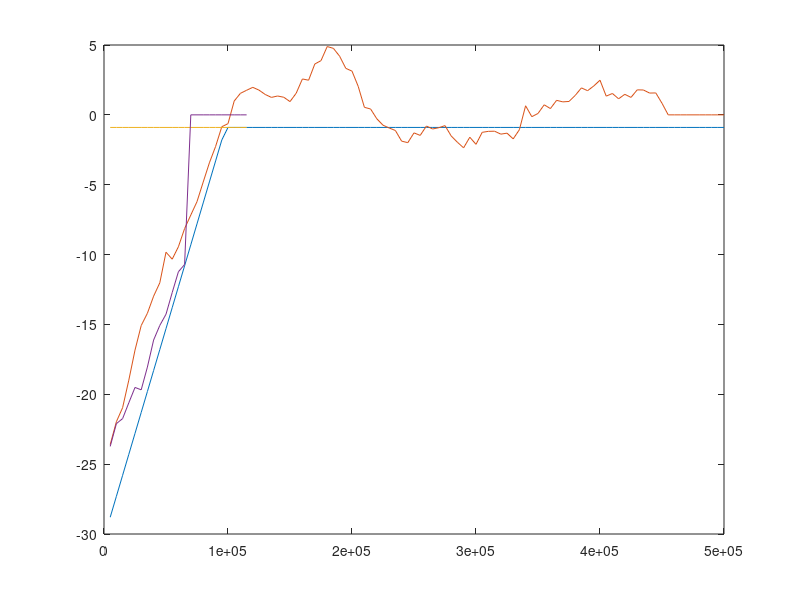

MATLAB code to generate this figure:
clear all
y = [5000 , -27.599999999999994 , 0.040000000000001576 ;
10000 , -31.999999999999993 , 0.0899999999999978 ;
15000 , -24.5 , 0.13999999999999924 ;
20000 , -34.1 , 0.19000000000004924 ;
25000 , -27.5 , 0.24000000000009925 ;
30000 , -29.799999999999994 , 0.29000000000014925 ;
35000 , -17.800000000000004 , 0.34000000000019925 ;
40000 , -20.0 , 0.39000000000024926 ;
45000 , -19.799999999999997 , 0.44000000000029926 ;
50000 , -22.39999999999999 , 0.49000000000034927 ;
55000 , -8.100000000000009 , 0.5400000000001772 ;
60000 , -15.600000000000001 , 0.5899999999999497 ;
65000 , -14.500000000000007 , 0.6399999999997221 ;
70000 , -14.400000000000002 , 0.6899999999994946 ;
75000 , -6.0000000000000036 , 0.739999999999267 ;
80000 , -12.200000000000005 , 0.7899999999990395 ;
85000 , -9.000000000000004 , 0.8399999999988119 ;
90000 , -7.800000000000004 , 0.8899999999985844 ;
95000 , -10.200000000000003 , 0.9399999999983568 ;
100000 , -0.4999999999999992 , 0.9700049999984423 ;
105000 , -13.100000000000007 , 0.9700049999984423 ;
110000 , -6.700000000000007 , 0.9700049999984423 ;
115000 , -1.4999999999999996 , 0.9700049999984423 ;
120000 , -4.699999999999999 , 0.9700049999984423 ;
125000 , 3.6000000000000023 , 0.9700049999984423 ;
130000 , 1.800000000000002 , 0.9700049999984423 ;
135000 , 4.799999999999991 , 0.9700049999984423 ;
140000 , 3.8999999999999995 , 0.9700049999984423 ;
145000 , 3.8999999999999986 , 0.9700049999984423 ;
150000 , 1.7000000000000006 , 0.9700049999984423 ;
155000 , 3.100000000000001 , 0.9700049999984423 ;
160000 , -1.199999999999998 , 0.9700049999984423 ;
165000 , 0.7000000000000012 , 0.9700049999984423 ;
170000 , -2.5999999999999983 , 0.9700049999984423 ;
175000 , 1.5999999999999983 , 0.9700049999984423 ;
180000 , -1.2999999999999976 , 0.9700049999984423 ;
185000 , 2.7000000000000015 , 0.9700049999984423 ;
190000 , 4.899999999999998 , 0.9700049999984423 ;
195000 , 3.0000000000000018 , 0.9700049999984423 ;
200000 , -1.399999999999999 , 0.9700049999984423 ;
205000 , 9.09999999999999 , 0.9700049999984423 ;
210000 , 8.999999999999996 , 0.9700049999984423 ;
215000 , -0.19999999999999815 , 0.9700049999984423 ;
220000 , 8.999999999999991 , 0.9700049999984423 ;
225000 , 4.000000000000002 , 0.9700049999984423 ;
230000 , 8.79999999999999 , 0.9700049999984423 ;
235000 , 1.4000000000000021 , 0.9700049999984423 ;
240000 , -0.6999999999999994 , 0.9700049999984423 ;
245000 , -5.7000000000000055 , 0.9700049999984423 ;
250000 , -3.399999999999998 , 0.9700049999984423 ;
255000 , -1.799999999999999 , 0.9700049999984423 ;
260000 , -6.000000000000002 , 0.9700049999984423 ;
265000 , -1.3999999999999992 , 0.9700049999984423 ;
270000 , 2.0000000000000027 , 0.9700049999984423 ;
275000 , -0.5999999999999985 , 0.9700049999984423 ;
280000 , 6.799999999999994 , 0.9700049999984423 ;
285000 , -0.39999999999999847 , 0.9700049999984423 ;
290000 , -8.300000000000004 , 0.9700049999984423 ;
295000 , -6.799999999999999 , 0.9700049999984423 ;
300000 , 3.599999999999999 , 0.9700049999984423 ;
305000 , -3.6000000000000045 , 0.9700049999984423 ;
310000 , 0.6999999999999992 , 0.9700049999984423 ;
315000 , -3.4999999999999987 , 0.9700049999984423 ;
320000 , 2.9000000000000017 , 0.9700049999984423 ;
325000 , 0.9000000000000005 , 0.9700049999984423 ;
330000 , -0.5999999999999989 , 0.9700049999984423 ;
335000 , -4.9 , 0.9700049999984423 ;
340000 , -12.300000000000006 , 0.9700049999984423 ;
345000 , 0.800000000000002 , 0.9700049999984423 ;
350000 , -1.4999999999999973 , 0.9700049999984423 ;
355000 , 5.000000000000002 , 0.9700049999984423 ;
360000 , 1.4000000000000017 , 0.9700049999984423 ;
365000 , -3.399999999999998 , 0.9700049999984423 ;
370000 , 0.8000000000000007 , 0.9700049999984423 ;
375000 , 1.6000000000000014 , 0.9700049999984423 ;
380000 , -4.7 , 0.9700049999984423 ;
385000 , 1.7000000000000013 , 0.9700049999984423 ;
390000 , 4.799999999999999 , 0.9700049999984423 ;
395000 , -7.000000000000004 , 0.9700049999984423 ;
400000 , 0.8000000000000025 , 0.9700049999984423 ;
405000 , 11.199999999999989 , 0.9700049999984423 ;
410000 , -1.299999999999998 , 0.9700049999984423 ;
415000 , 2.500000000000001 , 0.9700049999984423 ;
420000 , -0.29999999999999816 , 0.9700049999984423 ;
425000 , 1.9000000000000017 , 0.9700049999984423 ;
430000 , -0.39999999999999913 , 0.9700049999984423 ;
435000 , 7.099999999999997 , 0.9700049999984423 ;
440000 , 2.800000000000002 , 0.9700049999984423 ;
445000 , -3.5999999999999983 , 0.9700049999984423 ;
450000 , 4.899999999999997 , 0.9700049999984423 ;
455000 , -0.19999999999999893 , 0.9700049999984423 ;
460000 , 0.6000000000000018 , 0.9700049999984423 ;
465000 , -1.299999999999998 , 0.9700049999984423 ;
470000 , 2.9000000000000026 , 0.9700049999984423 ;
475000 , -0.2999999999999985 , 0.9700049999984423 ;
480000 , 5.000000000000002 , 0.9700049999984423 ;
485000 , 6.999999999999995 , 0.9700049999984423 ;
490000 , 0.600000000000001 , 0.9700049999984423 ;
495000 , -3.499999999999999 , 0.9700049999984423 ;
500000 , -2.4999999999999987 , 0.9700049999984423 ;]

g = zeros(length(y),1)
goose = 10
for i = 1:length(y)-goose
    temp_num = 0
    for j = 1:goose
        temp_num = temp_num+y(i+j,2)
    end
    g(i) = temp_num/goose
end


plot(y(:,1),y(:,3)*30-30)
hold on
plot(y(:,1),g)
hold on

y = [5000 , -25.69999999999999 , 0.97 ;
10000 , -33.79999999999998 , 0.97 ;
15000 , -23.099999999999987 , 0.97 ;
20000 , -27.699999999999996 , 0.97 ;
25000 , -25.300000000000004 , 0.97 ;
30000 , -18.1 , 0.97 ;
35000 , -28.499999999999993 , 0.97 ;
40000 , -27.399999999999995 , 0.97 ;
45000 , -20.900000000000006 , 0.97 ;
50000 , -14.700000000000006 , 0.97 ;
55000 , -17.8 , 0.97 ;
60000 , -17.5 , 0.97 ;
65000 , -19.499999999999986 , 0.97 ;
70000 , -16.39999999999998 , 0.97 ;
75000 , -14.300000000000006 , 0.97 ;
80000 , -19.799999999999997 , 0.97 ;
85000 , -12.200000000000006 , 0.97 ;
90000 , -8.100000000000009 , 0.97 ;
95000 , -10.400000000000007 , 0.97 ;
100000 , -6.700000000000002 , 0.97 ;
105000 , -2.3000000000000007 , 0.97 ;
110000 , -2.5999999999999988 , 0.97 ;
115000 , -14.300000000000006 , 0.97 ;]
g = zeros(length(y),1)
goose = 10
for i = 1:length(y)-goose
    temp_num = 0
    for j = 1:goose
        temp_num = temp_num+y(i+j,2)
    end
    g(i) = temp_num/goose
end
plot(y(:,1),y(:,3)*30-30)
hold on
plot(y(:,1),g)
hold on